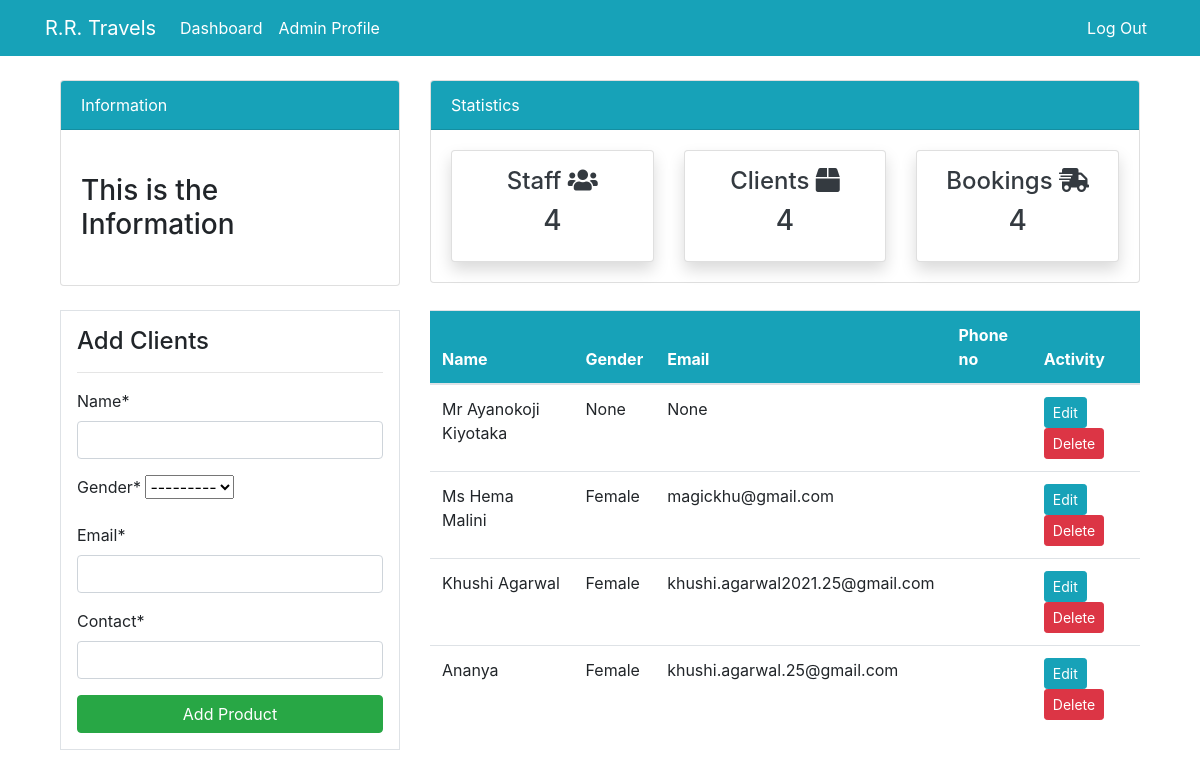
The app's page /clients (signed in), older data.
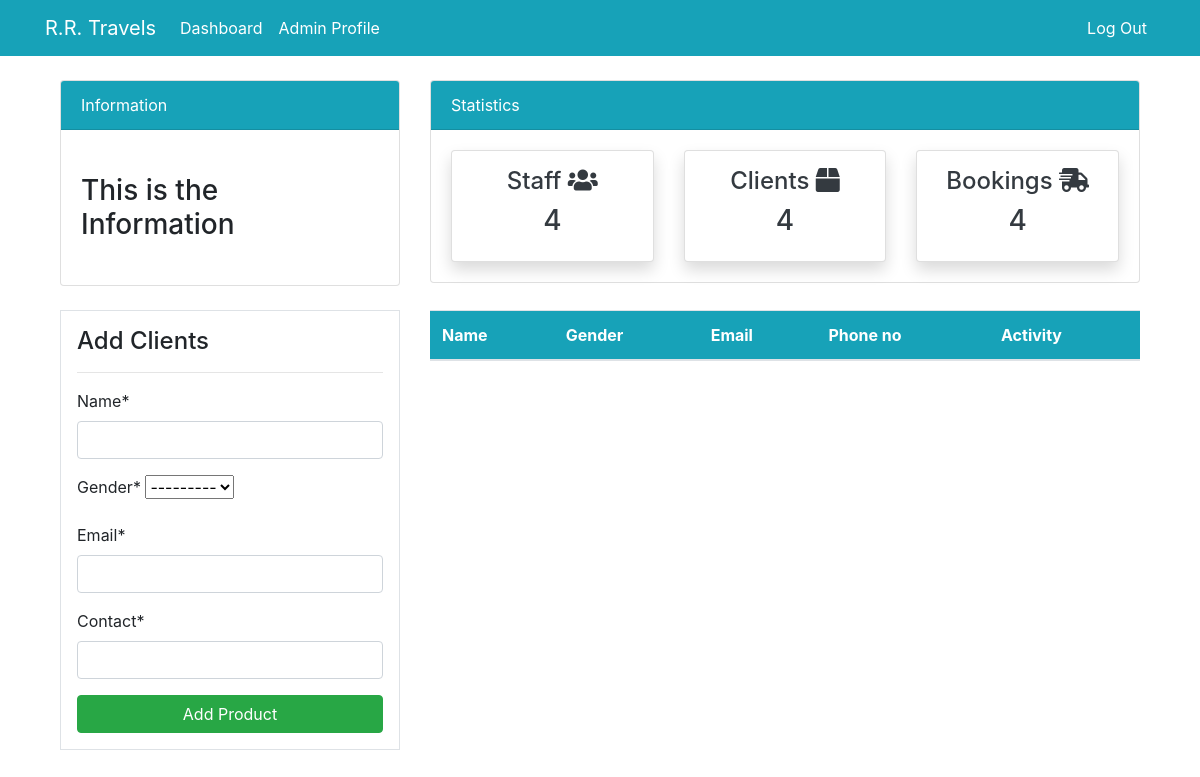
The same page, newer data.
### dashboard/models.py (models this page shows, shortened)
class Client(models.Model):
      name = models.CharField(max_length = 100, null=True)
      gender = models.CharField(max_length = 20,choices = GENDER, null = True)
      email = models.EmailField(max_length=100, unique=True, null= True)
      contact =  PhoneNumberField(null = True)

### dashboard/views.py (the view)
# urls.py: path('clients',views.clients,name ='dashboard-clients'),
@login_required
def clients(request):
    clients = Client.objects.all()
    if request.method == 'POST':
        form = ClientForm(request.POST)
        if form.is_valid():
            form.save()
            return redirect('dashboard-clients')
    else:
        form = ClientForm()
    context = {
       'clients': clients,
       'form': form,
    }
    return render(request,'dashboard/clients.html',context)

### dashboard/forms.py
class ClientForm(forms.ModelForm):
    class Meta:
        model = Client
        fields = '__all__'

### templates/dashboard/clients.html (shortened to what this page needs)
{% extends 'partials/base.html' %}
{% load crispy_forms_tags %}
{% block content %}
{% include 'partials/topnav.html' %}
<div class="container">
    <div class="row my-4">
        <div class="col-md-4">
            <div class="border bg-white p-3">
                <h4>Add Clients</h4>
                <hr>
                <form method = "POST">
                  {{ form|crispy}}
                    <input class="btn btn-success btn-block" type="submit" value="Add Product">
                </form>
            </div>
        </div>
        <div class="col-md-8">
            <table class="table bg-white">
                <thead class="bg-info">
                    <tr class="text-white">
                        <th scope="col">Name</th>
                        <th scope="col">Gender</th>
                        <th scope="col">Email</th>
                        <th scope="col">Phone no</th>
                        <th scope="col">Activity</th>
                    </tr>
                </thead>
                <tbody>
                    {% for client in clients %}
                    <tr>
                        <td>{{ client.name}} </td>
                        <td>{{client.gender}}</td>
                        <td>{{client.email}}</td>
                        <td>{{client.number}}</td>
                        <td>
                            <a class="btn btn-info btn-sm" href="{% url 'dashboard-clients-edit' client.id %}">Edit</a>
                            <a class="btn btn-danger btn-sm" href="{% url 'dashboard-clients-delete' client.id %}">Delete</a>
                        </td>
                    </tr>
                    {% endfor %}
                </tbody>
            </table>
        </div>
    </div>
</div>
{% endblock %}

### templates/partials/base.html (shortened to what this page needs)
{% load static %}
<!doctype html>
<html lang="en">
<head>
    <link rel="stylesheet" href="https://cdn.jsdelivr.net/npm/bootstrap@4.6.0/dist/css/bootstrap.min.css"
>
    <link rel="stylesheet" href="https://use.fontawesome.com/releases/v5.15.2/css/all.css"
>
    <link rel="stylesheet" href="{% static 'style.css' %}">
</head>
<body>
    {% include 'partials/nav.html' %}
    <div class="container">
        {% block content %}
        {% endblock %}
    </div>
</body>
</html>

### templates/partials/nav.html (shortened to what this page needs)
<nav class="navbar navbar-expand-lg navbar-info bg-info">
    <div class="container">
        <a class="navbar-brand text-white" href="{% url 'dashboard' %}">R.R. Travels</a>
        <div class="collapse navbar-collapse" id="navbarSupportedContent">
            <ul class="navbar-nav mr-auto">
                <li class="nav-item active">
                    <a class="nav-link text-white" href="{% url 'dashboard' %}">Dashboard </a>
                </li>
                <li class="nav-item active">
                    <a class="nav-link text-white" href="{% url 'user-profile' %}">Admin Profile </a>
                </li>
            </ul>
            <ul class="navbar-nav ml-auto">
                    {% if user.is_authenticated %}
                    <a class="nav-link text-white" href="{% url 'user-logout' %}">Log Out</a>
                    {% endif %}
            </ul>
        </div>
    </div>
</nav>

### templates/partials/topnav.html
<div class="container">
    <div class="row mt-4">
        <div class="col-md-4">
            <div class="card">
                <div class="card-header bg-info text-white">
                    Information
                </div>
                <div class="card-body">
                    <marquee behavior="" direction="">
                        <h3 class="my-4">This is the Information</h3>
                    </marquee>
                </div>
            </div>
        </div>
        <div class="col-md-8">
            <div class="card">
                <div class="card-header bg-info text-white">
                    Statistics
                </div>
                <div class="card-body">
                    <div class="row">
                        <div class="col-md-4">
                            <a class="text-decoration-none text-dark" href="{% url 'dashboard-staff' %}">
                                <div class="card my-card shadow text-center p-3">
                                    <h4>Staff <i class="fas fa-users"></i></h4>
                                    <h3>4</h3>
                                </div>
                            </a>
                        </div>
                        <div class="col-md-4">
                            <a class="text-decoration-none text-dark" href="{% url 'dashboard-clients' %}">
                                <div class="card my-card shadow text-center p-3">
                                    <h4>Clients <i class="fas fa-box"></i></h4>
                                    <h3>4</h3>
                                </div>
                            </a>
                        </div>
                        <div class="col-md-4">
                            <a class="text-decoration-none text-dark" href="{% url 'dashboard-bookings' %}">
                                <div class="card my-card shadow text-center p-3">
                                    <h4>Bookings <i class="fas fa-shipping-fast"></i></h4>
                                    <h3>4</h3>
                                </div>
                            </a>
                        </div>
                    </div>
                </div>
            </div>
        </div>
    </div>
</div>

### static/style.css (style rules this page uses)
body { background-image: url('background.jpg'); background-size: cover; background-position: center; background-repeat: no-repeat; }

Row changes from the older to the newer data that the page shows:
removed Client: name "Mr Ayanokoji Kiyotaka", gender "None", email "None"
removed Client: name "Ms Hema Malini", gender "Female", email "magickhu@gmail.com"
removed Client: name "Khushi Agarwal", gender "Female", email "khushi.agarwal2021.25@gmail.com"
removed Client: name "Ananya", gender "Female", email "khushi.agarwal.25@gmail.com"
